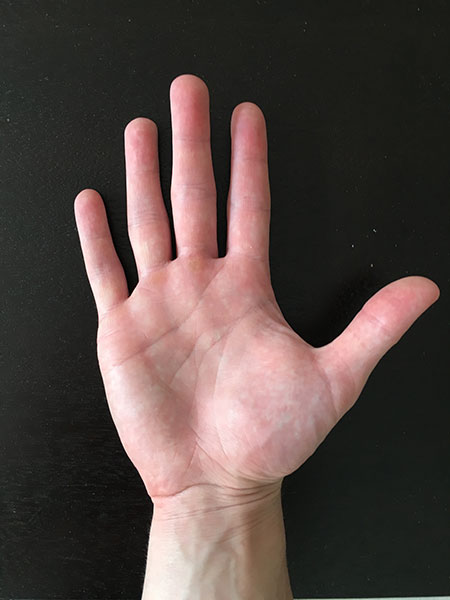
//> input picture handGesture/hand.jpg, 450 x 600 px, given in place of the camera
$ ./main   (built with g++ and OpenCV 4)
//> lines starting //> are read from the running program, lines starting //| are printed output that depends on the picture
//> in process, firstFrame is the input picture: 600 rows x 450 cols, CV_8UC3; mean B, G, R 67, 70.8, 84.8
//
//  main.cpp
//  opencv-test1
//
//  Created by Felipe Kuhne on 5/20/16.
//  Copyright © 2016 Felipe Kuhne. All rights reserved.
//

#include <opencv2/opencv.hpp>
#include <opencv2/imgcodecs.hpp>
#include <opencv2/videoio/videoio.hpp>
#include <opencv2/highgui/highgui.hpp>

#include <iostream>
#include <stdio.h>

using namespace cv;
using namespace std;


//hide the local functions in an anon namespace
namespace {
    void help(char** av)
    {
        cout << "Create a help text." << endl
        << "\texample: " << av[0] << " right%%02d.jpg" << endl;
    }

    Mat detectEdges(const Mat &frame)
    {
        Mat edges;
        cvtColor(frame, edges, CV_BGR2GRAY);
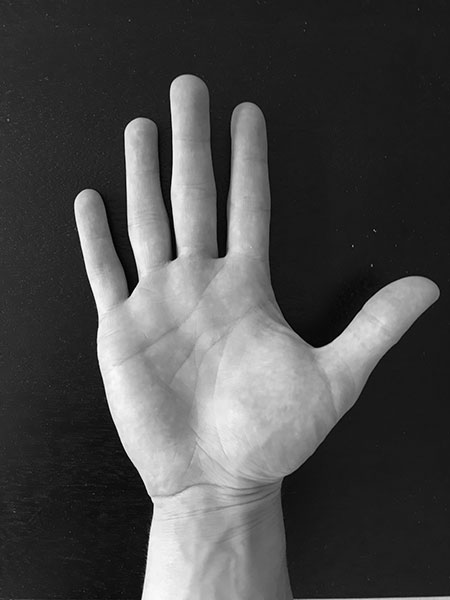
//> edges: 600 rows x 450 cols, CV_8UC1; min 0, max 254, mean 74.6
        GaussianBlur(edges, edges, Size(5,5), 2, 2);
  /*
        threshold(edges, edges, 80, 255, 0);

        Mat element = getStructuringElement(MORPH_RECT,Size(3,3),Point(1,1));
        erode(edges, edges, element);

        dilate(edges, edges, element);
   */
        // pesquisar opening


        Canny(edges, edges, 0, 30, 3);
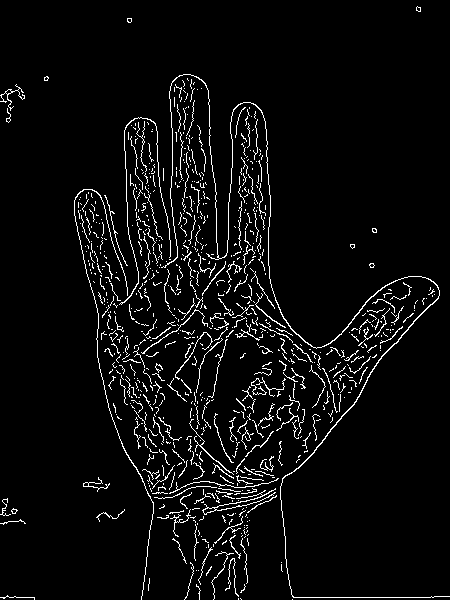
//> edges: 600 rows x 450 cols, CV_8UC1; 4.7% white in thin lines or dots

        //dilate(edges, edges, element);

        return edges;
    }

    int process(VideoCapture& capture)
    {
        string window_name = "video | esc to quit";
        namedWindow(window_name, /*WINDOW_KEEPRATIO*/CV_WINDOW_NORMAL); //resizable window;
        resizeWindow(window_name, 100, 100);

        Mat firstFrame;
        capture >> firstFrame;

        while(1)
        {
            Mat frame, edges, diff;
            capture >> frame;
            if (frame.empty())
                continue;


          //  absdiff(frame, firstFrame, diff);

            //imshow(window_name, diff);

            imshow(window_name, detectEdges(frame));

            char key = (char)waitKey(30); //delay N millis, usually long enough to display and capture input
//> the Esc key is pressed
            switch(key)
            {
                case 27: //escape key
                    return 0;
                default:
                    break;
            }
        }
        return 0;
    }
}

int main(int ac, char** av)
{
    if(ac == 1)
    {
        VideoCapture capture(0); // Open the default camera
        if(!capture.isOpened())
        {
            cerr << "Failed to open the video device!\n" << endl;
            help(av);
            return 1;
        }

        return process(capture);
//> (the program exits here)
